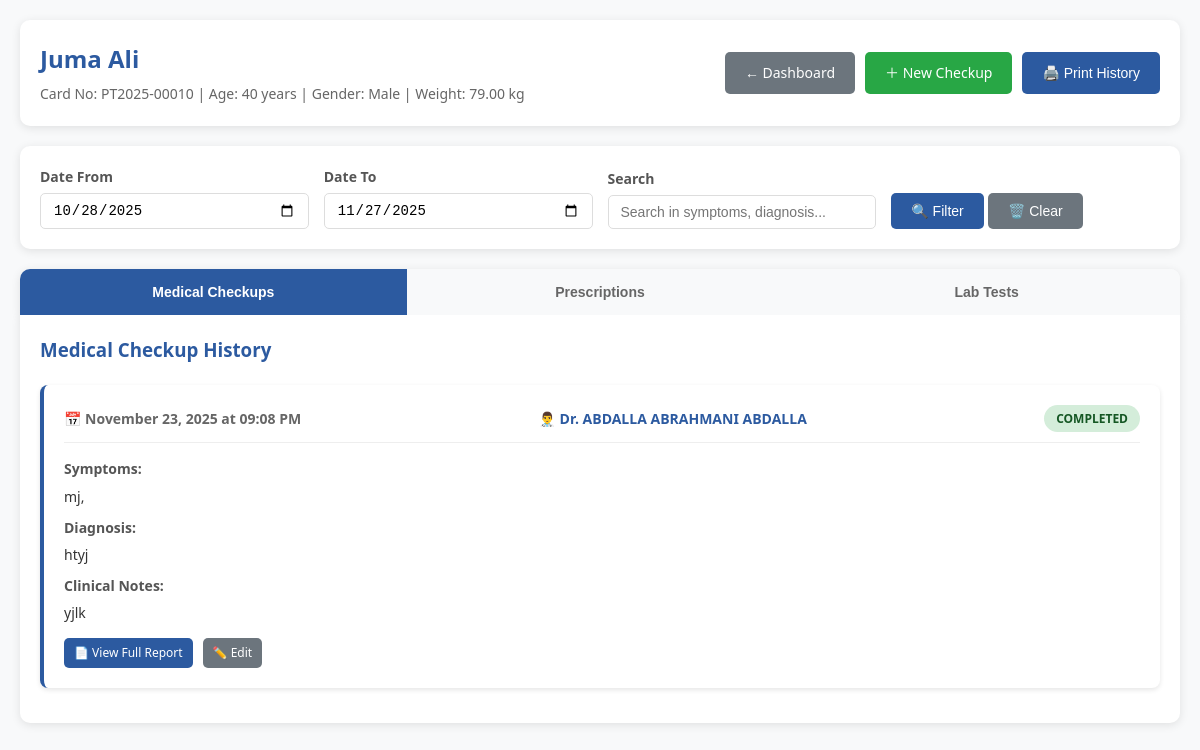
/doctor/medical_history.php?patient_id=30 (signed in), run on the app's committed database.
### tables this page shows
CREATE TABLE `patients` (
  `id` int(11) NOT NULL,
  `card_no` varchar(50) NOT NULL,
  `full_name` varchar(100) NOT NULL,
  `address` text DEFAULT NULL,
  `age` int(11) DEFAULT NULL,
  `weight` decimal(5,2) DEFAULT NULL,
  `phone` varchar(20) DEFAULT NULL,
  `gender` enum('male','female') DEFAULT NULL,
  `created_by` int(11) DEFAULT NULL,
  `created_at` timestamp NOT NULL DEFAULT current_timestamp(),
  `patient_type` enum('standard','child','senior','emergency','follow_up') DEFAULT 'standard',
  `consultation_fee` decimal(10,2) DEFAULT 0.00
);

CREATE TABLE `checking_forms` (
  `id` int(11) NOT NULL,
  `patient_id` int(11) NOT NULL,
  `doctor_id` int(11) NOT NULL,
  `symptoms` text DEFAULT NULL,
  `diagnosis` text DEFAULT NULL,
  `notes` text DEFAULT NULL,
  `status` enum('pending','completed','referred_to_lab') DEFAULT 'pending',
  `created_at` timestamp NOT NULL DEFAULT current_timestamp(),
  `updated_at` timestamp NOT NULL DEFAULT current_timestamp() ON UPDATE current_timestamp()
);

CREATE TABLE `users` (
  `id` int(11) NOT NULL,
  `username` varchar(50) NOT NULL,
  `password` varchar(255) NOT NULL,
  `email` varchar(100) DEFAULT NULL,
  `role` enum('admin','doctor','receptionist','laboratory','pharmacy','cashier') NOT NULL,
  `full_name` varchar(100) NOT NULL,
  `phone` varchar(20) DEFAULT NULL,
  `district` varchar(100) DEFAULT NULL,
  `region` varchar(100) DEFAULT NULL,
  `created_at` timestamp NOT NULL DEFAULT current_timestamp(),
  `status` enum('active','inactive') DEFAULT 'active',
  `permissions` text DEFAULT NULL,
  `last_login` timestamp NULL DEFAULT NULL
);

### doctor/medical_history.php (the view, shortened to what this page needs)
<?php
require_once '../config.php';
$patient_id = $_GET['patient_id'] ?? $_SESSION['patient_id'] ?? 0;
$patient_stmt = $pdo->prepare("SELECT * FROM patients WHERE id = ?");
$patient_stmt->execute([$patient_id]);
$patient = $patient_stmt->fetch(PDO::FETCH_ASSOC);
$history_stmt = $pdo->prepare("SELECT cf.*, u.full_name as doctor_name
                              FROM checking_forms cf
                              LEFT JOIN users u ON cf.doctor_id = u.id
                              WHERE cf.patient_id = ?
                              ORDER BY cf.created_at DESC");
$history_stmt->execute([$patient_id]);
$medical_history = $history_stmt->fetchAll(PDO::FETCH_ASSOC);
?>
<!DOCTYPE html>
<html lang="en">
<head>
</head>
<body>
    <div class="container">
        <div class="header no-print">
            <div class="patient-info">
                <div class="patient-name"><?php echo htmlspecialchars($patient['full_name']); ?></div>
                <div class="patient-details">
                    Card No: <?php echo htmlspecialchars($patient['card_no']); ?> |
                    Age: <?php echo $patient['age'] ? $patient['age'] . ' years' : 'N/A'; ?> |
                    Gender: <?php echo $patient['gender'] ? ucfirst($patient['gender']) : 'N/A'; ?> |
                    Weight: <?php echo $patient['weight'] ? $patient['weight'] . ' kg' : 'N/A'; ?>
                </div>
            </div>
            <div class="action-buttons">
                <a href="dashboard.php" class="btn btn-secondary">
                    ← Dashboard
                </a>
                <a href="dashboard.php?create_checkup=1&patient_id=<?php echo $patient_id; ?>" class="btn btn-success">
                    ＋ New Checkup
                </a>
                <button onclick="window.print()" class="btn btn-primary">
                    🖨️ Print History
                </button>
            </div>
        </div>
        <div class="search-filter no-print">
            <div class="form-group">
                <label class="form-label">Date From</label>
                <input type="date" class="form-control" id="dateFrom">
            </div>
            <div class="form-group">
                <label class="form-label">Date To</label>
                <input type="date" class="form-control" id="dateTo">
            </div>
            <div class="form-group">
                <label class="form-label">Search</label>
                <input type="text" class="form-control" id="searchInput" placeholder="Search in symptoms, diagnosis...">
            </div>
            <div class="form-group">
                <button class="btn btn-primary" onclick="filterHistory()">
                    🔍 Filter
                </button>
                <button class="btn btn-secondary" onclick="clearFilters()">
                    🗑️ Clear
                </button>
            </div>
        </div>
        <div class="tabs no-print">
            <button class="tab active" onclick="openTab('checkups')">Medical Checkups</button>
            <button class="tab" onclick="openTab('prescriptions')">Prescriptions</button>
            <button class="tab" onclick="openTab('lab-tests')">Lab Tests</button>
        </div>
        <div id="checkups" class="tab-content active">
            <h3 style="margin-bottom: 20px; color: #2c5aa0;">Medical Checkup History</h3>
            <?php if (!empty($medical_history)): ?>
                <?php foreach ($medical_history as $checkup): ?>
                    <div class="card checkup-card" data-date="<?php echo date('Y-m-d', strtotime($checkup['created_at'])); ?>"
                         data-content="<?php echo htmlspecialchars(strtolower($checkup['symptoms'] . ' ' . $checkup['diagnosis'])); ?>">
                        <div class="card-header">
                            <div class="card-date">
                                📅 <?php echo date('F j, Y \a\t h:i A', strtotime($checkup['created_at'])); ?>
                            </div>
                            <div class="card-doctor">
                                👨‍⚕️ Dr. <?php echo htmlspecialchars($checkup['doctor_name'] ?: 'Unknown'); ?>
                            </div>
                            <div class="card-status status-<?php echo $checkup['status']; ?>">
                                <?php echo strtoupper($checkup['status']); ?>
                            </div>
                        </div>
                        <div class="card-content">
                            <?php if (!empty($checkup['symptoms'])): ?>
                                <div class="content-label">Symptoms:</div>
                                <div class="content-text"><?php echo htmlspecialchars($checkup['symptoms']); ?></div>
                            <?php endif; ?>
                            <?php if (!empty($checkup['diagnosis'])): ?>
                                <div class="content-label">Diagnosis:</div>
                                <div class="content-text"><?php echo htmlspecialchars($checkup['diagnosis']); ?></div>
                            <?php endif; ?>
                            <?php if (!empty($checkup['notes'])): ?>
                                <div class="content-label">Clinical Notes:</div>
                                <div class="content-text"><?php echo htmlspecialchars($checkup['notes']); ?></div>
                            <?php endif; ?>
                        </div>
                        <div class="card-actions no-print">
                            <a href="print_checkup.php?id=<?php echo $checkup['id']; ?>" target="_blank" class="btn btn-primary btn-sm">
                                📄 View Full Report
                            </a>
                            <a href="edit_checkup.php?id=<?php echo $checkup['id']; ?>" class="btn btn-secondary btn-sm">
                                ✏️ Edit
                            </a>
                        </div>
                    </div>
                <?php endforeach; ?>
            <?php endif; ?>
        </div>
    </div>
</body>
</html>

### doctor/medical_history.php (style rules this page uses)
* { margin: 0; padding: 0; box-sizing: border-box; }
body { font-family: 'Segoe UI', Tahoma, Geneva, Verdana, sans-serif; background: #f8f9fa; color: #333; line-height: 1.6; }
.container { max-width: 1200px; margin: 0 auto; padding: 20px; }
.header { background: white; padding: 20px; border-radius: 10px; box-shadow: 0 2px 10px rgba(0,0,0,0.1); margin-bottom: 20px; display: flex; justify-content: space-between; align-items: center; }
.patient-info { flex: 1; }
.patient-name { font-size: 24px; font-weight: bold; color: #2c5aa0; margin-bottom: 5px; }
.patient-details { color: #666; font-size: 14px; }
.action-buttons { display: flex; gap: 10px; }
.btn { padding: 10px 20px; border: none; border-radius: 5px; cursor: pointer; font-size: 14px; text-decoration: none; display: inline-flex; align-items: center; gap: 5px; transition: all 0.3s ease; }
.btn-primary { background: #2c5aa0; color: white; }
.btn-secondary { background: #6c757d; color: white; }
.btn-success { background: #28a745; color: white; }
.tabs { display: flex; background: white; border-radius: 10px 10px 0 0; overflow: hidden; box-shadow: 0 2px 10px rgba(0,0,0,0.1); }
.tab { padding: 15px 30px; background: #f8f9fa; border: none; cursor: pointer; font-size: 14px; font-weight: bold; color: #666; transition: all 0.3s ease; flex: 1; text-align: center; }
.tab.active { background: #2c5aa0; color: white; }
.tab-content { display: none; background: white; padding: 20px; border-radius: 0 0 10px 10px; box-shadow: 0 2px 10px rgba(0,0,0,0.1); margin-bottom: 20px; }
.tab-content.active { display: block; }
.card { background: white; border-radius: 8px; padding: 20px; margin-bottom: 15px; box-shadow: 0 2px 5px rgba(0,0,0,0.1); border-left: 4px solid #2c5aa0; }
.card-header { display: flex; justify-content: space-between; align-items: center; margin-bottom: 15px; padding-bottom: 10px; border-bottom: 1px solid #eee; }
.card-date { font-size: 14px; color: #666; font-weight: bold; }
.card-doctor { font-size: 14px; color: #2c5aa0; font-weight: bold; }
.card-status { padding: 4px 12px; border-radius: 20px; font-size: 12px; font-weight: bold; text-transform: uppercase; }
.status-completed { background: #d4edda; color: #155724; }
.card-content { margin-bottom: 15px; }
.content-label { font-weight: bold; color: #555; margin-bottom: 5px; font-size: 14px; }
.content-text { color: #333; font-size: 14px; line-height: 1.5; margin-bottom: 10px; }
.card-actions { display: flex; gap: 10px; }
.btn-sm { padding: 5px 10px; font-size: 12px; }
.search-filter { background: white; padding: 20px; border-radius: 10px; box-shadow: 0 2px 10px rgba(0,0,0,0.1); margin-bottom: 20px; display: flex; gap: 15px; align-items: end; }
.form-group { flex: 1; }
.form-label { display: block; margin-bottom: 5px; font-weight: bold; color: #555; font-size: 14px; }
.form-control { width: 100%; padding: 8px 12px; border: 1px solid #ddd; border-radius: 5px; font-size: 14px; }

### data on the page
patients: full_name "Juma Ali", card_no "PT2025-00010", age "40", gender "Male", weight "79.00"
checking_forms: created_at "November 23, 2025 at 09:08 PM", doctor.full_name "ABDALLA ABRAHMANI ABDALLA", status "COMPLETED", symptoms "mj,", diagnosis "htyj", notes "yjlk"
